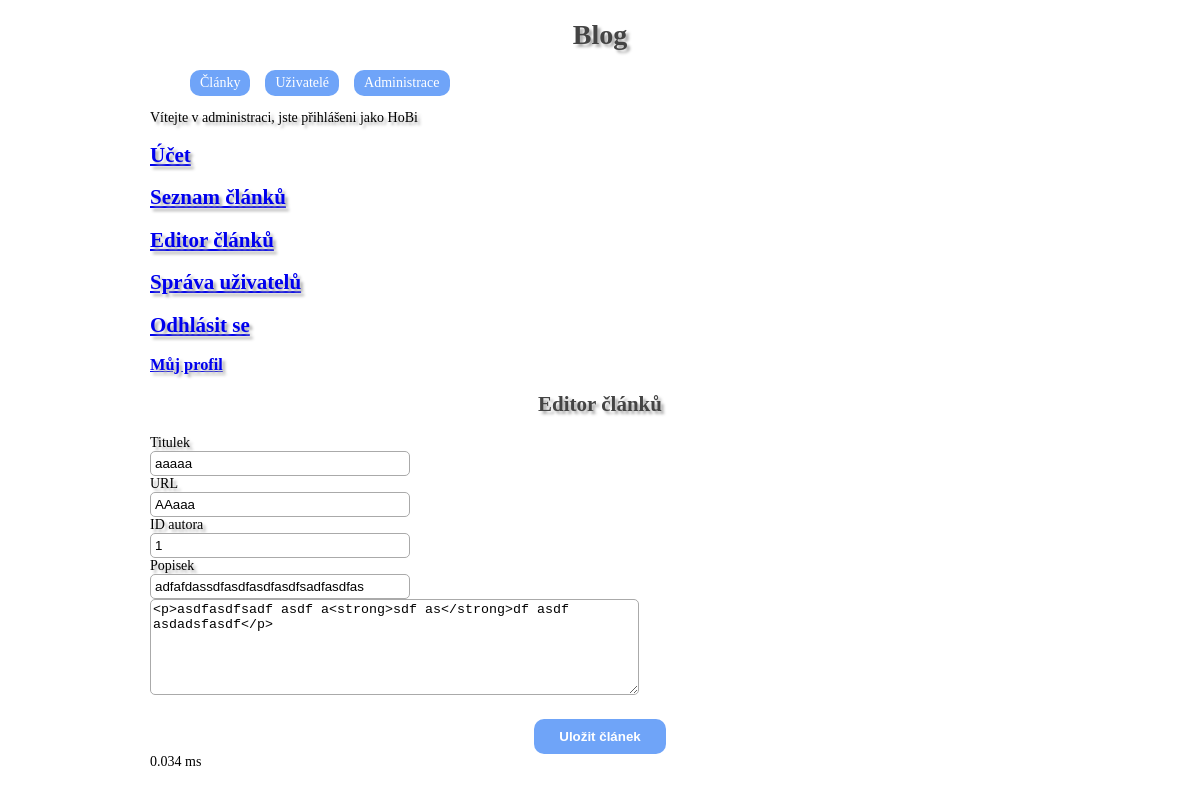
The app's page /admin/editor/AAaaa (signed in) with its own data.
### tables this page shows
CREATE TABLE IF NOT EXISTS `users` (
  `users_id` int(11) NOT NULL AUTO_INCREMENT,
  `nickname` varchar(40) NOT NULL,
  `password` char(255) NOT NULL,
  `email` varchar(100) NOT NULL,
  `admin` int(11) NOT NULL DEFAULT '0',
  `url` varchar(40) DEFAULT NULL,
  `description` varchar(500) NOT NULL,
  `motto` varchar(140) NOT NULL,
  `website` varchar(80) NOT NULL,
  `facebook` varchar(80) NOT NULL,
  `twitter` varchar(80) NOT NULL,
  `googleplus` varchar(80) NOT NULL,
  PRIMARY KEY (`users_id`),
  UNIQUE KEY `nickname` (`nickname`),
  UNIQUE KEY `url` (`url`)
);

CREATE TABLE IF NOT EXISTS `articles` (
  `articles_id` int(11) NOT NULL AUTO_INCREMENT,
  `author_id` int(11) NOT NULL,
  `title` varchar(80) NOT NULL,
  `url` varchar(40) NOT NULL,
  `description` varchar(140) NOT NULL,
  `keywords` varchar(255) NOT NULL,
  `content` text NOT NULL,
  PRIMARY KEY (`articles_id`),
  UNIQUE KEY `unique_url` (`url`)
);

### models/Db.php (called while the page is built, shortened)
<?php
class Db
{
    private static $connection;
    private static $settings = array
    (
        PDO::ATTR_ERRMODE => PDO::ERRMODE_EXCEPTION,
        PDO::MYSQL_ATTR_INIT_COMMAND => "SET NAMES utf8",
        PDO::ATTR_EMULATE_PREPARES => false
    );
    public static function logIn($host, $user, $password, $database)
    {
        if (!isset(self::$connection))
        {
            self::$connection = @new PDO
            (
                "mysql:host=$host;dbname=$database",
                $user,
                $password,
                self::$settings
            );
        }
    }
    public static function queryOne($query, $parameters = array())
    {
        $result = self::$connection->prepare($query);
        $result->execute($parameters);
        return $result->fetch();
    }
}

### controllers/RouterController.php (called while the page is built, shortened)
<?php
class RouterController extends Controller
{
    protected $controller;
    function process($parameters)
    {
        $parsedURL = $this->parseURL($parameters[0]);
        if (isset($_SESSION['user']))
        {
            $this->refreshUuserData();
        }
        $address = Url::getController($parsedURL[0]);
        $controllerClass = $this->dashesToCamelCase($address . 'Controller');
        if (file_exists("controllers/" . $controllerClass . ".php"))
            $this->controller = new $controllerClass;
        else
        {
            $this->redirect(Url::getAlias('error'));
        }
        $this->controller->process($parsedURL);
    }
    private function parseURL($url)
    {
        $parsedURL = parse_url($url)['path'];
        $parsedURL = ltrim($parsedURL, '/');
        $parsedURL = trim($parsedURL);
        $partedPath = explode('/', $parsedURL);
        return $partedPath;
    }
    public function refreshUuserData()
    {
        $user = Db::queryOne('
            SELECT *
            FROM `users`
            WHERE `users_id` = ?
        ', array($_SESSION['user']['users_id']));
    }
}

### models/Url.php (called while the page is built, shortened)
<?php
class Url
{
    private static $urls = array();
    private static $commands = array();
    public static function getAlias($controller)
    {
            return self::$urls[$controller];
    }
    public static function getCommand($alias)
    {
        return self::$commands[$alias];
    }
    public static function init()
    {
        self::$urls = array();
        self::$commands = array();
        foreach (self::getUrlRecord() as $row)
        {
            self::$urls[$row['controller']] = $row['alias'];
        }
        foreach (self::getCommandRecord() as $row)
        {
            self::$commands[$row['command']] = $row['alias'];
        }
    }
    private static function getUrlRecord()
    {
        $record = Db::queryAll('
            SELECT `controller`, `alias`
            FROM `url`
        ');
        return $record;
    }
    private static function getCommandRecord()
    {
        $record = Db::queryAll('
            SELECT `command`, `alias`
            FROM `url_commands`
        ');
        return $record;
    }
}

### controllers/EditorController.php (called while the page is built, shortened)
<?php
class EditorController extends Controller
{
    public function processAdmin($parameters)
    {
        $articleManager = new ArticleManager();
        $userManager = new UserManager();
        $user = $userManager->getUser();
        if ($_POST)
        {
            $keys = array('author_id', 'title', 'content', 'url', 'description');
            $article = array_intersect_key($_POST, array_flip($keys));
            $articleManager->saveArticle($_POST['articles_id'], $article);
            $this->addNotice('Článek byl úspěšně uložen.');
            $this->redirect(Url::getAlias('article') . '/' . $article['url']);
        }
        else if (!empty($parameters[2]))
        {
            $loadedArticle = $articleManager->getArticle($parameters[2]);
            if ($loadedArticle){
                if ($user['admin'] OR $loadedArticle['author_id'] == $user['users_id']){
                    $article = $loadedArticle;
                }
                else {
                    $this->addNotice('Na úpravu cizího článku nemáš práva!');
                }
            }
            else
                $this->addNotice('Článek nebyl nalezen.');
        }
    }
}

### models/ArticleManager.php (called while the page is built, shortened)
<?php
class ArticleManager
{
    public function getArticle($url)
    {
        return Db::queryOne('
            SELECT `articles_id`, `author_id`, `title`, `content`, `url`, `description`, `keywords`
            FROM `articles`
            WHERE `url` = ?
        ', array($url));
    }
}

### controllers/AdminController.php (called while the page is built, shortened)
<?php
class AdminController extends Controller
{
    protected $subController;
    public function process($parameters)
    {
        $userManager = new UserManager();
        if (empty($parameters[1]))
        {
            $this->redirect(Url::getAlias('admin') . '/' . Url::getAlias('account'));
        }
        else if (!empty($parameters[1]) && ($parameters[1] == Url::getCommand('logout')))
        {
            $userManager->logOut();
            $this->redirect(Url::getAlias('admin') . '/' . Url::getAlias('login'));
        }
        else if (!empty($parameters[1]))
        {
            $address = Url::getController($parameters[1]);
            $controllerClass = $this->dashesToCamelCase($address . 'Controller');
            if (file_exists("controllers/" . $controllerClass . ".php"))
                $this->subController = new $controllerClass;
            else
            {
                $this->redirect(Url::getAlias('error'));
            }
            $this->subController->processAdmin($parameters);
        }
    }
}

### views/editor.phtml (the view, shortened to what this page needs)
<h1>Editor článků</h1>
<form method="post">
    Titulek<br />
    <input type="text" name="title" pattern=".{5,}" title="minimálně 5 znaků" value="<?= $article['title'] ?>" /><br />
    URL<br />
    <input type="text" name="url" pattern=".{5,}" title="minimálně 5 znaků" value="<?= $article['url'] ?>" /><br />
    <?php if($admin): ?>
        ID autora<br />
        <input type="text" name="author_id" value="<?= $article['author_id'] ?>" /><br />
    <?php endif ?>
    Popisek<br />
    <input type="text" pattern=".{20,}" title="minimálně 20 znaků" name="description" value="<?= $article['description'] ?>" /><br />
    <textarea pattern=".{20,}" title="minimálně 20 znaků" name="content"><?= $article['content'] ?></textarea>
    <input type="submit" value="Uložit článek" />
</form>

### views/admin.phtml (shortened to what this page needs)
<?php if ($access) : ?>
    <p>Vítejte v administraci, jste přihlášeni jako <?= $nickname ?></p>
<?php endif ?>
<?php if ($access) : ?>
    <h2><a href="<?= Url::getAlias('admin') ?>/<?= Url::getAlias('account') ?>">Účet</a></h2>
    <h2><a href="<?= Url::getAlias('admin') ?>/<?= Url::getAlias('articles') ?>">Seznam článků</a></h2>
    <h2><a href="<?= Url::getAlias('admin') ?>/<?= Url::getAlias('editor') ?>">Editor článků</a></h2>
    <?php if ($admin) : ?>
        <h2><a href="<?= Url::getAlias('admin') ?>/<?= Url::getAlias('users') ?>">Správa uživatelů</a></h2>
    <?php endif ?>
    <h2><a href="<?= Url::getAlias('admin') ?>/<?= Url::getCommand('logout') ?>">Odhlásit se</a></h2>
    <h3><a href="<?= Url::getAlias('user')?>/<?= $userUrl ?>">Můj profil</a></h3>
<?php endif ?>
<?php $this->subController->printView(); ?>

### css/style.css (style rules this page uses)
body { font-family: verdana; font-size: 14px; width: 900px; margin: 0 auto; }
h1 { text-align: center; color: #444444; text-shadow: 3px 3px 3px #aaaaaa; }
input[type="submit"] { background: #6FA4F8; color: white; padding: 5px 10px; border-radius: 10px; border: 0px; }
input[type="text"], input[type="email"], input[type="password"] { width: 250px; border-radius: 5px; border: 1px solid #aaaaaa; padding: 0.3em; }
input[type="submit"] { padding: 10px 25px; display: block; margin: 0 auto; margin-top: 20px; font-weight: bold; }
textarea { border-radius: 5px; border: 1px solid #aaaaaa; width: 483px; height: 90px; }

### records on screen
users: nickname "HoBi"
articles: title "aaaaa", url "AAaaa", author_id "1", description "adfafdassdfasdfasdfasdfsadfasdfas"
